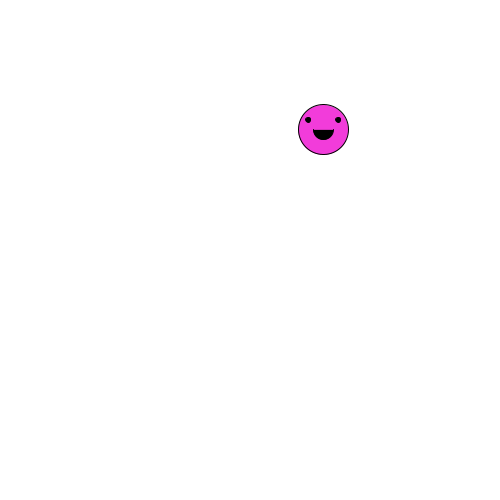
Frame 1 (no input)
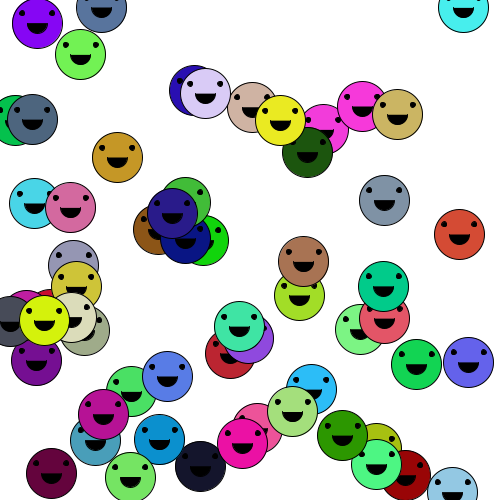
Frame 60 (the mouse pressed at the canvas centre just before this capture)
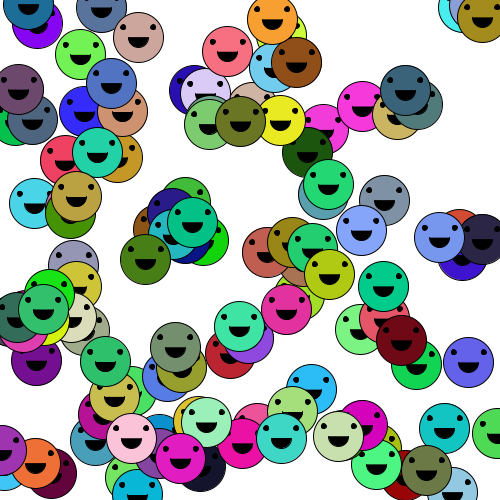
Frame 120 (the mouse held since frame 60 and released just before this capture)

The Processing sketch that drew these frames (run headless with seeded random() and noise(); from frame 60 on, the mouse is pressed at the canvas centre):

// Processing sketch: processing_10996
// ── processing_10996.pde

void setup(){
size(500, 500);
colorMode(RGB, 255);
smooth();
background(255, 255, 255);
}

void draw(){
  float d =random(500);
  float f =random(500);
  drawSmille(d, f, 255, 255, 0); 
}

void drawSmille(float x, float y, float r, float g, float b){
  fill(random(255), random(255), random(255));
  ellipse(x, y, 50, 50);
  fill(0, 0, 0);
  ellipse(x - 15, y - 10, 5, 5);
  ellipse(x + 15, y - 10, 5, 5);
  arc(x, y, 20, 20, 0, PI/1);
}
